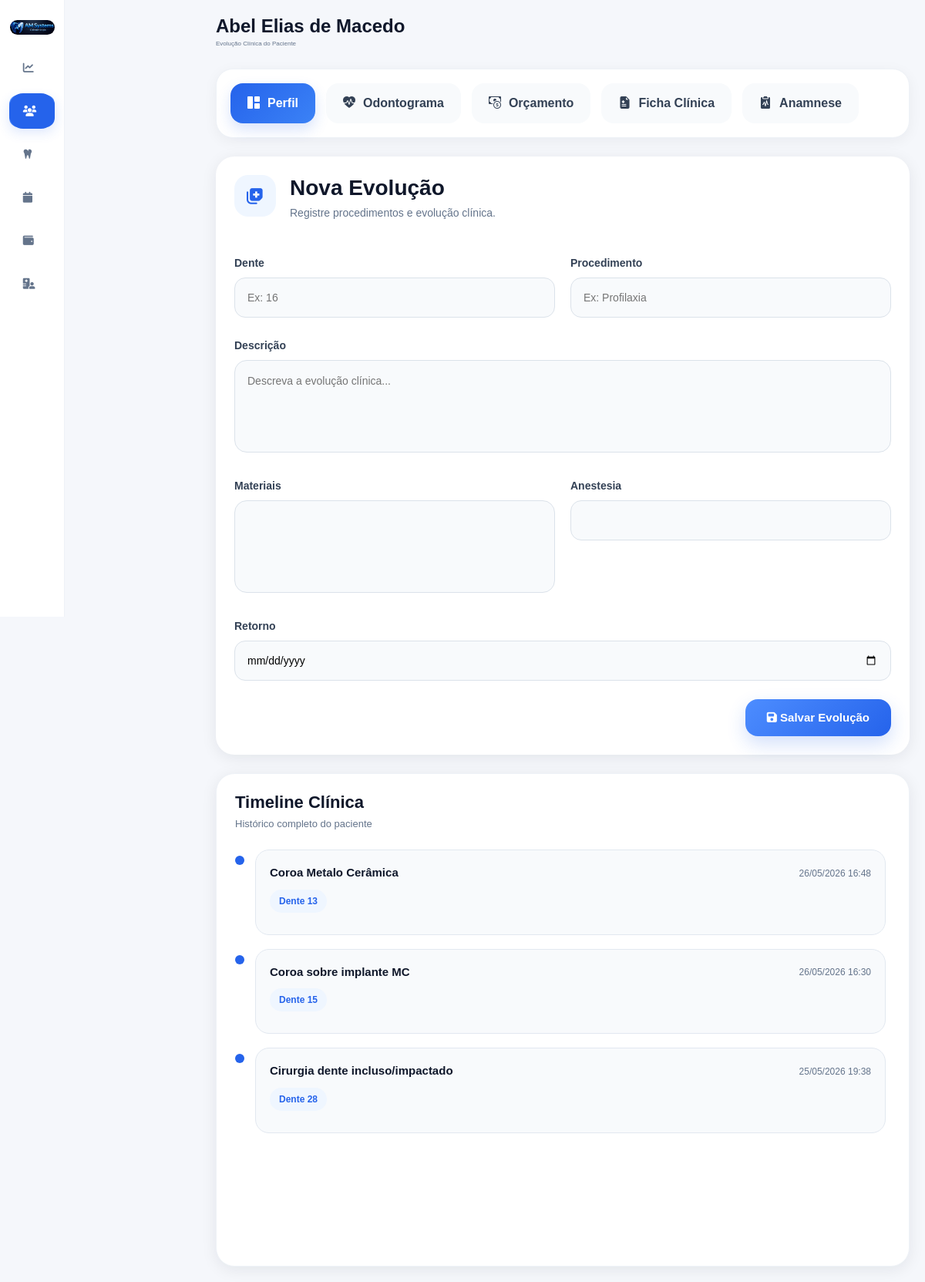
Page /pacientes/2/ficha-clinica/ on the committed database.
### accounts/models.py (models this page shows, shortened)
class Paciente(models.Model):
    foto = models.ImageField(
        upload_to='pacientes/',
        blank=True,
        null=True
    )
    nome = models.CharField(
        max_length=200
    )
    cpf = models.CharField(
        max_length=14,
        blank=True,
        null=True
    )
    rg = models.CharField(
        max_length=20,
        blank=True,
        null=True
    )
    nascimento = models.DateField(
        blank=True,
        null=True
    )
    genero = models.CharField(
        max_length=20,
        blank=True,
        null=True
    )
    estado_civil = models.CharField(
        max_length=30,
        blank=True,
        null=True
    )
    profissao = models.CharField(
        max_length=100,
        blank=True,
        null=True
    )
    telefone = models.CharField(
        max_length=20,
        blank=True,
        null=True
    )
    whatsapp = models.CharField(
        max_length=20,
        blank=True,
        null=True
    )
    email = models.EmailField(
        blank=True,
        null=True
    )
    cep = models.CharField(
        max_length=10,
        blank=True,
        null=True
    )
    endereco = models.CharField(
        max_length=255,
        blank=True,
        null=True
    )
    numero = models.CharField(
        max_length=20,
        blank=True,
        null=True
    )
    complemento = models.CharField(
        max_length=100,
        blank=True,
        null=True
    )
    bairro = models.CharField(
        max_length=100,
        blank=True,
        null=True
    )
    cidade = models.CharField(
        max_length=100,
        blank=True,
        null=True
    )
    estado = models.CharField(
        max_length=2,
        blank=True,
        null=True
    )
    convenio = models.CharField(
        max_length=100,
        blank=True,
        null=True
    )
    carteirinha = models.CharField(
        max_length=100,
        blank=True,
        null=True
    )
    alergias = models.TextField(
        blank=True,
        null=True
    )
    medicamentos = models.TextField(
        blank=True,
        null=True
    )
    observacoes = models.TextField(
        blank=True,
        null=True
    )
    responsavel = models.CharField(
        max_length=200,
        blank=True,
        null=True
    )
    cpf_responsavel = models.CharField(
        max_length=14,
        blank=True,
        null=True
    )
    telefone_responsavel = models.CharField(
        max_length=20,
        blank=True,
        null=True
    )
    ativo = models.BooleanField(
        default=True
    )
    criado_em = models.DateTimeField(
        auto_now_add=True
    )
    atualizado_em = models.DateTimeField(
        auto_now=True
    )

class EvolucaoClinica(models.Model):
    paciente = models.ForeignKey(
        Paciente,
        on_delete=models.CASCADE,
        related_name='evolucoes'
    )
    dente = models.CharField(
        max_length=10,
        blank=True
    )
    procedimento = models.ForeignKey(
        'Procedimento',
        on_delete=models.SET_NULL,
        null=True,
        blank=True
    )
    descricao = models.TextField(
        blank=True
    )
    materiais = models.TextField(
        blank=True
    )
    anestesia = models.CharField(
        max_length=255,
        blank=True
    )
    retorno = models.DateField(
        null=True,
        blank=True
    )
    criado_em = models.DateTimeField(
        auto_now_add=True
    )

class Procedimento(models.Model):
    CATEGORIAS = [
        ('dentistica', 'Dentística'),
        ('endodontia', 'Endodontia'),
        ('periodontia', 'Periodontia'),
        ('cirurgia', 'Cirurgia'),
        ('protese', 'Prótese'),
        ('implantodontia', 'Implantodontia'),
        ('ortodontia', 'Ortodontia'),
        ('geral', 'Geral')
    ]
    TIPOS = [
        ('dente', 'Por Dente'),
        ('hemiarcada', 'Hemi-Arcada'),
        ('geral', 'Geral'),
        ('cirurgia', 'Cirurgia')
    ]
    POSICOES = [
        ('coroa', 'Coroa'),
        ('raiz', 'Raiz'),
        ('oclusal', 'Oclusal'),
        ('vestibular', 'Vestibular'),
        ('lingual', 'Lingual'),
        ('centro', 'Centro')
    ]
    STATUS = [
        ('realizar', 'A Realizar'),
        ('andamento', 'Em Andamento'),
        ('realizado', 'Realizado'),
        ('cancelado', 'Cancelado'),
        ('reavaliar', 'Reavaliar')
    ]
    nome = models.CharField(
        max_length=255
    )
    categoria = models.CharField(
        max_length=100,
        choices=CATEGORIAS,
        default='geral'
    )
    tipo = models.CharField(
        max_length=50,
        choices=TIPOS,
        default='dente'
    )
    status = models.CharField(
        max_length=30,
        choices=STATUS,
        default='realizar'
    )
    icone = models.CharField(
        max_length=100,
        blank=True,
        null=True
    )
    arquivo_icone = models.CharField(
        max_length=255,
        blank=True,
        null=True
    )
    posicao_icone = models.CharField(
        max_length=30,
        choices=POSICOES,
        default='centro'
    )
    valor_particular = models.DecimalField(
        max_digits=10,
        decimal_places=2,
        default=0
    )
    valor_convenio = models.DecimalField(
        max_digits=10,
        decimal_places=2,
        default=0
    )
    tempo_estimado = models.IntegerField(
        default=60,
        help_text='Tempo em minutos'
    )
    custo_clinico = models.DecimalField(
        max_digits=10,
        decimal_places=2,
        default=0
    )
    ativo = models.BooleanField(
        default=True
    )
    ordem = models.IntegerField(
        default=0
    )
    criado_em = models.DateTimeField(
        auto_now_add=True
    )
    class Meta:
        ordering = ['categoria', 'ordem', 'nome']
        verbose_name = 'Procedimento'
        verbose_name_plural = 'Procedimentos'
    def __str__(self):
        return self.nome

### accounts/views.py (the view, shortened to what this page needs)
def ficha_clinica(request, id):
    paciente = Paciente.objects.get(id=id)
    evolucoes = EvolucaoClinica.objects.filter(
        paciente=paciente
    ).order_by('-criado_em')
    context = {
        'paciente': paciente,
        'evolucoes': evolucoes
    }
    return render(
        request,
        'accounts/ficha_clinica.html',
        context
    )

### accounts/templates/accounts/ficha_clinica.html (shortened to what this page needs)
{% extends 'accounts/base.html' %}
{% load static %}
{% block content %}
<div class="page-header mb-4">
    <div>
        <h2 class="patient-name">
            {{ paciente.nome }}
        </h2>
        <p class="patient-contact">
            Evolução Clínica do Paciente
        </p>
    </div>
</div>
{% include 'accounts/components/menu_paciente.html' %}
<div class="ficha-layout">
    <div class="ficha-form-card">
        <div class="section-header-premium">
            <div class="section-icon blue">
                <i class="fa-solid fa-notes-medical"></i>
            </div>
            <div>
                <h5>
                    Nova Evolução
                </h5>
                <p>
                    Registre procedimentos e evolução clínica.
                </p>
            </div>
        </div>
        <form method="POST">
            <div class="anamnese-grid">
                <div>
                    <label class="anamnese-label">
                        Dente
                    </label>
                    <input
                        type="text"
                        name="dente"
                        class="anamnese-input"
                        placeholder="Ex: 16"
                    >
                </div>
                <div>
                    <label class="anamnese-label">
                        Procedimento
                    </label>
                    <input
                        type="text"
                        name="procedimento"
                        class="anamnese-input"
                        placeholder="Ex: Profilaxia"
                        required
                    >
                </div>
            </div>
            <div class="mt-4">
                <label class="anamnese-label">
                    Descrição
                </label>
                <textarea
                    name="descricao"
                    class="anamnese-textarea"
                    placeholder="Descreva a evolução clínica..."
                ></textarea>
            </div>
            <div class="anamnese-grid mt-4">
                <div>
                    <label class="anamnese-label">
                        Materiais
                    </label>
                    <textarea
                        name="materiais"
                        class="anamnese-textarea"
                    ></textarea>
                </div>
                <div>
                    <label class="anamnese-label">
                        Anestesia
                    </label>
                    <input
                        type="text"
                        name="anestesia"
                        class="anamnese-input"
                    >
                </div>
            </div>
            <div class="anamnese-grid mt-4">
                <div>
                    <label class="anamnese-label">
                        Retorno
                    </label>
                    <input
                        type="date"
                        name="retorno"
                        class="anamnese-input"
                    >
                </div>
            </div>
            <div class="d-flex justify-content-end mt-4">
                <button
                    type="submit"
                    class="btn-anamnese"
                >
                    <i class="fa-solid fa-floppy-disk"></i>
                    Salvar Evolução
                </button>
            </div>
        </form>
    </div>
    <div class="timeline-card">
        <div class="timeline-header">
            <h5>
                Timeline Clínica
            </h5>
            <p>
                Histórico completo do paciente
            </p>
        </div>
        <div class="timeline-body">
            {% for evolucao in evolucoes %}
            <div class="timeline-item">
                <div class="timeline-dot"></div>
                <div class="timeline-content">
                    <div class="timeline-top">
                        <strong>
                            {{ evolucao.procedimento }}
                        </strong>
                        <span>
                            {{ evolucao.criado_em|date:"d/m/Y H:i" }}
                        </span>
                    </div>
                    {% if evolucao.dente %}
                    <div class="timeline-dente">
                        Dente {{ evolucao.dente }}
                    </div>
                    {% endif %}
                </div>
            </div>
            {% empty %}
            <div class="empty-timeline">
                Nenhuma evolução clínica cadastrada.
            </div>
            {% endfor %}
        </div>
    </div>
</div>
{% endblock %}

### static/css/style.css (style rules this page uses)
html, body { margin:0; padding:0; min-height:100%; background:#f1f5f9; font-family:'Segoe UI', sans-serif; overflow-y:auto; }
.page-header { margin-bottom:25px; }

### static/css/dashboard.css (style rules this page uses)
* { margin:0; padding:0; box-sizing:border-box; font-family:'Poppins', sans-serif; }
body { background:#f5f7fb; overflow-x:hidden; color:#101828; }
.page-header { display:flex; justify-content:space-between; align-items:center; margin-bottom:28px; }
.page-header p { color:#64748b; font-size:8px; }

### static/css/pacientes.css (style rules this page uses)
body { background:#f5f7fb; color:#101828; overflow-x:hidden; }
.patient-name { font-size:24px; font-weight:700; color:#0f172a; margin-bottom:2px; line-height:1.2; }
.patient-contact { font-size:13px; color:#64748b; margin-bottom:2px; }

### static/css/odontograma.css (style rules this page uses)
.timeline-card { position:sticky; top:20px; background:#fff; border-radius:24px; padding:22px; border:none; box-shadow: 0 2px 6px rgba(15,23,42,.04), 0 14px 35px rgba(15,23,42,.10); height:640px; display:flex; flex-direction:column; overflow:hidden; }
.timeline-header { margin-bottom:20px; }
.timeline-header h5 { font-size:20px; font-weight:700; color:#0f172a; margin-bottom:6px; }
.timeline-header p { color:#64748b; font-size:13px; margin:0; }
.timeline-body { flex:1; display:flex; flex-direction:column; gap:16px; overflow-y:auto; padding-right:4px; }
.timeline-item { display:flex; align-items:flex-start; gap:12px; }
.timeline-dot { width:10px; height:10px; min-width:10px; border-radius:50%; background:#2563eb; margin-top:8px; }
.timeline-content { flex:1; background:#f8fafc; border:1px solid #e2e8f0; border-radius:18px; padding:14px; }
.timeline-top { display:flex; justify-content:space-between; align-items:center; gap:10px; margin-bottom:8px; }
.timeline-top strong { font-size:14px; color:#0f172a; }
.timeline-top span { font-size:11px; color:#64748b; }
.timeline-dente { display:inline-flex; align-items:center; justify-content:center; padding:4px 10px; border-radius:999px; background:#eff6ff; color:#2563eb; font-size:11px; font-weight:700; }
@media (max-width:1200px) { .timeline-card { position:relative; top:auto; height:640px; max-height:none; } }
@media (max-width:1200px) { .timeline-body { max-height:none; } }

### static/css/anamnese.css (style rules this page uses)
.anamnese-grid { display:grid; grid-template-columns: repeat(auto-fit,minmax(280px,1fr)); gap:20px; }
.anamnese-label { font-size:14px; font-weight:600; color:#334155; margin-bottom:8px; }
.anamnese-input { width:100%; height:52px; border:1px solid #dbe2ea; border-radius:14px; padding:0 16px; background:#f8fafc; transition:.2s; font-size:14px; }
.anamnese-textarea { width:100%; min-height:120px; border:1px solid #dbe2ea; border-radius:16px; padding:16px; background:#f8fafc; resize:none; transition:.2s; font-size:14px; }
.btn-anamnese { height:48px; border:none; border-radius:16px; background: linear-gradient( 135deg, #4d8dff, #2563eb ); color:#fff; font-size:15px; font-weight:700; padding:0 28px; box-shadow: 0 10px 25px rgba(37,99,235,.20); transition:.2s; }
.section-header-premium { display:flex; align-items:flex-start; gap:18px; margin-bottom:26px; }
.section-header-premium h5 { margin:0; font-size:28px; font-weight:700; color:#0f172a; }
.section-header-premium p { margin-top:6px; color:#64748b; font-size:14px; }
.section-icon { width:54px; height:54px; border-radius:18px; display:flex; align-items:center; justify-content:center; background:#eff6ff; color:#2563eb; font-size:22px; flex-shrink:0; }
.section-icon.blue { background:#eff6ff; color:#2563eb; }

### rows in the picture
Paciente: nome "Abel Elias de Macedo"
EvolucaoClinica: procedimento "Coroa Metalo Cerâmica", criado_em "26/05/2026 16:48", dente "13"
EvolucaoClinica: procedimento "Coroa sobre implante MC", criado_em "26/05/2026 16:30", dente "15"
EvolucaoClinica: procedimento "Cirurgia dente incluso/impactado", criado_em "25/05/2026 19:38", dente "28"
